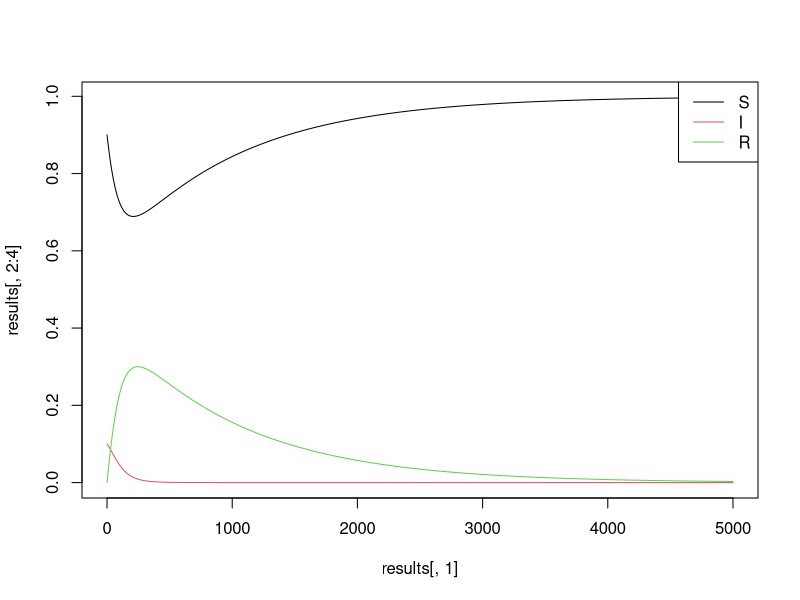

Write R code to recreate this figure.
library(deSolve)
## Define as a function
SIRBD <- function(pars){

  ## Show parameters
  print(pars)

  ## Additional parameters
  times <- seq(from = 0, to = 5000, by = 1)              # we want to run the model for 3000 time steps
  yinit <- c(Susc = 0.9, Infected = 0.1, Recovered = 0) # this parameter sets the initial conditions

  ## below is the code for the actual model including the equations that you should recognize
  SIR_model <- function(times, yinit, pars){

    with(as.list(c(yinit,pars)), {

      dSusc      <- birth - beta*Infected*Susc                     - death*Susc
      dInfected  <-         beta*Infected*Susc - recovery*Infected - death*Infected
      dRecovered <-                              recovery*Infected - death*Recovered

      return(list(c(dSusc, dInfected, dRecovered)))})
  }

  ## run the ode solver for the function specified (function defined above is used)
  ## return the value of each compartment (Susc, Infected, Recovered) for each time step.
  results <- ode(func = SIR_model, times = times, y = yinit, parms = pars)
  results <- as.data.frame(results)

  ## Return result
  return(results)
}

##############################################################################

test.pars <- c(beta = 1/30, recovery = 1/30, death = 0.001, birth = 0.001)
results   <- SIRBD(test.pars)

##############################################################################
## Plotting
matplot(results[, 1], results[, 2:4], type="l", lty=1)
legend("topright", col=1:3, legend=c("S", "I", "R"), lwd=1)

##############################################################################
#simulation for time course infectious numbers;
simul.infect <- function(N.pop, beta, recovery, death, birth, days){
  R0 <- beta/(recovery + death)
  S_star <- 1/R0
  I_star <- death/beta*(R0-1)
  R_star <- 1-1/R0-death/beta*(R0-1)

  #prob new infectious cases;
  p1 <- beta * S_star * I_star;
  #prob recovery (fixed duration of infectious 30 days for right now);
  #p2 ???
  #prob infectious cases death;
  p3 <- death * I_star;

  dur_infect <- ceiling(1/recovery)
  res <- matrix(NA,nrow=days+30,ncol=dur_infect)
  res[1,1] <- rbinom(1,N.pop,p1)
  for (i in 2:(days+30)){
    res[i,1] <- rbinom(1,N.pop,p1)
    for (j in 2:dur_infect){
      if (!is.na(res[i-1,j-1])){
        res[i,j] <- max(res[i-1,j-1] - rbinom(1,res[i-1,j-1],p3),0)
      }
    }
  }
  return(res);
}

##############################################################################
#Pathogen shedding curves;
#amount of pathogen shed over the whole shedding period;
N.shed <- 10^7

shed <- function(N.shed, r, p, days){
  mat.shed <- matrix(NA, nrow = days, ncol=30)
  vec.p.shed <- dnbinom(1:30, r, p)/sum(dnbinom(1:30, r, p))
  for (i in 1:days){
    mat.shed[i, ] <- rbinom(30, N.shed, vec.p.shed)
  }
  return(mat.shed)
}

#calculate how many pathogen were produced;
patho.count <- function(N.pop, beta, recovery, death, birth, days, N.shed, r, p){
  infect.res <- simul.infect(N.pop, beta, recovery, death, birth,days)[-(1:30), ]
  mat.shed <- shed(N.shed, r, p, days)
  patho.cnt <- rowSums(infect.res * mat.shed)
  return(patho.cnt)
}

test <- patho.count(N.pop=10000,beta=0.04,recovery=1/30,death=0.001,birth=0.001,days=1000,N.shed=10^7,r=5,p=1/3)

n.days = 1000
infect.res <- simul.infect(10000, 0.04, 1/30, 0.001, 0.001, n.days)[-(1:30), ]
mat.shed <- shed(N.shed, r = 5, p = 1/3, days = n.days)
patho.cnt <- rowSums(infect.res * mat.shed)

#Exponential Decay Function;
#Input two parameters: number of initial microbes, time in hours.
#This function currently have decay rate as 3 log decrease in 24 hours.
ex_decay <- function(n0, time, decay_rate = (log(0.001)/-24)){
  return(rbinom(1, n0, exp(-decay_rate * time)))
}
#example
ex_decay(100000, 24)
